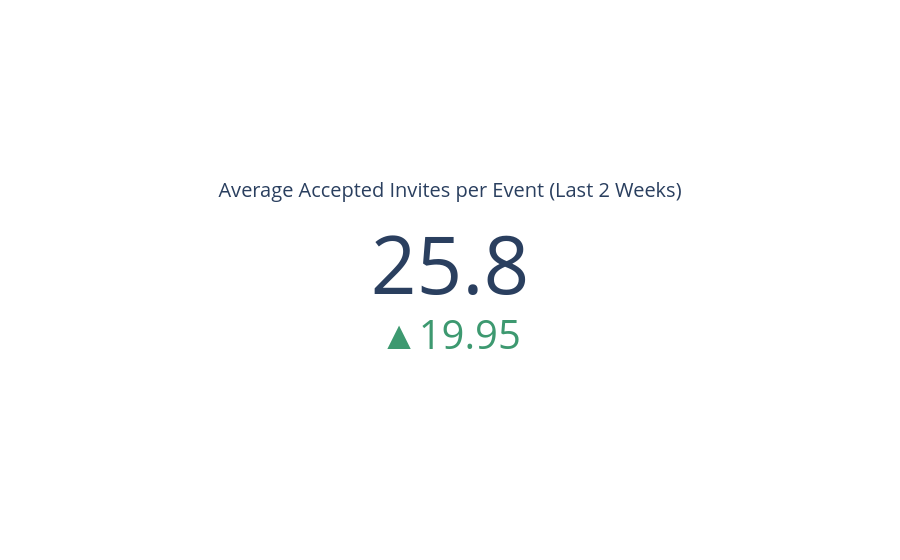

Source (notebook cell):
### Code cell
import pytz

# Make the comparison timestamp timezone-aware (UTC)
#average acceptance per event current period and previous period 
now_utc = pd.Timestamp.now(tz='UTC')
two_weeks_ago = now_utc - pd.Timedelta(weeks=2)
four_weeks_ago = now_utc - pd.Timedelta(weeks=4)

avg_acceptance_current = count_rsvp[count_rsvp['createdAt'] >= two_weeks_ago]['accepted'].mean()
avg_acceptance_previous = count_rsvp[(count_rsvp['createdAt'] < two_weeks_ago) & (count_rsvp['createdAt'] >= four_weeks_ago)]['accepted'].mean()
import plotly.graph_objects as go

# Get the accepted invite counts for the two periods
recent_value = avg_acceptance_current if avg_acceptance_current is not None else 0
prior_value = avg_acceptance_previous if avg_acceptance_previous is not None else 0

fig = go.Figure(go.Indicator(
    mode = "number+delta",
    value = recent_value,
    delta = {'reference': prior_value, 'relative': False},
    title = {'text': "Average Accepted Invites per Event (Last 2 Weeks)"},
    gauge = {'shape': "bullet"}
))

fig.update_layout(
    grid = {'rows': 1, 'columns': 1, 'pattern': "independent"},
    template = {'data' : {'indicator': [{
        'title': {'text': "Average Accepted Invites per Event"},
        'mode' : "number+delta",
        'delta' : {'reference': prior_value}}]
    }}
)

fig.show()

### Figure 1 — Plotly figure (JSON) as saved in the notebook; plotly's stock layout.template omitted (floating-point values rounded to 4 significant figures)
{"data": [{"delta": {"reference": 5.846, "relative": false}, "gauge": {"shape": "bullet"}, "mode": "number+delta", "title": {"text": "Average Accepted Invites per Event (Last 2 Weeks)"}, "type": "indicator", "value": 25.8}], "layout": {"grid": {"columns": 1, "pattern": "independent", "rows": 1}}}
